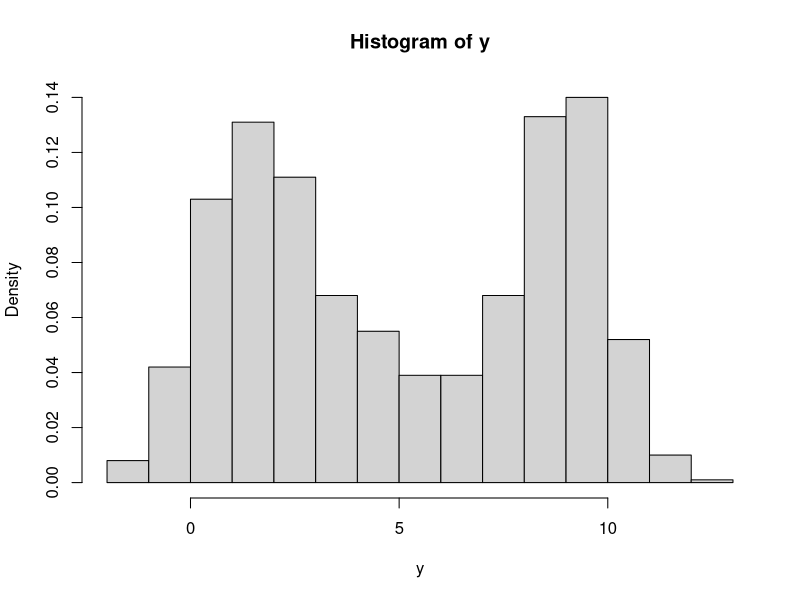
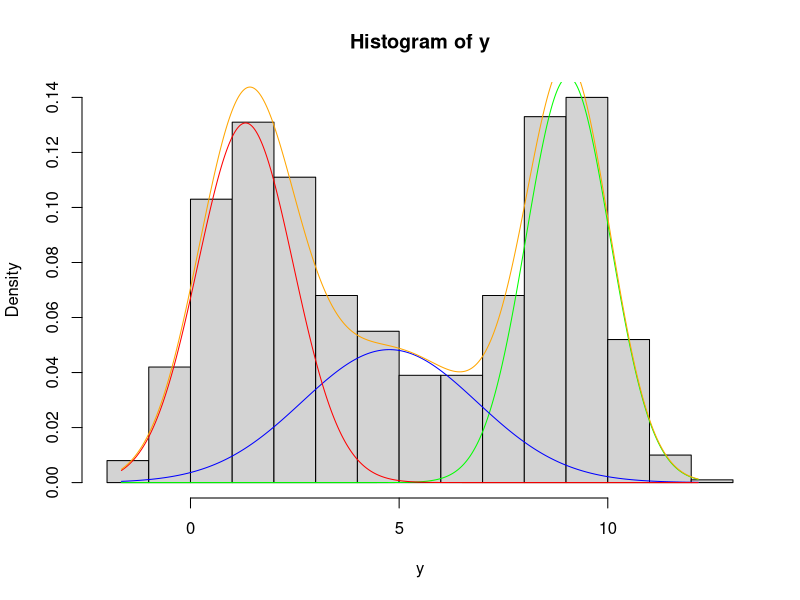

Write R code to recreate these figures, in order.
# # hw4-4 3-D gaussian mixture

# generate data
set.seed(2016)
m <- c(1, 4, 9)
s <- c(1, 2, 1)
pi <- c(0.3, 0.3, 0.4)
k <- 3
n <- 1000


z <- sample(1:k, size=n, prob=pi, replace=TRUE)
y <- numeric(n)
for(i in 1:n) y[i] <- rnorm(1, m[z[i]], s[z[i]])

hist(y, probability = TRUE)

init_m <- c(sample(y, 1), sample(y, 1), sample(y, 1))
init_sd <- sqrt( mean((y- mean(y))^2) )


# m1, m2, m3, s1, s2, s3, p1, p2, p3
th.old <<- c(init_m[1], init_m[2], init_m[3], init_sd, init_sd, init_sd, 0.3, 0.3, 0.4)

iter <<- 1
h <- matrix(data=NA, nrow=n, ncol=k)

for (i in 1:500) {

  # E-step
  p1 <- th.old[7] * dnorm(y, mean=th.old[1], sd=th.old[4])
  p2 <- th.old[8] * dnorm(y, mean=th.old[2], sd=th.old[5])
  p3 <- th.old[9] * dnorm(y, mean=th.old[3], sd=th.old[6])
  
  h[,1] <- p1 / (p1+p2+p3)
  h[,2] <- p2 / (p1+p2+p3)
  h[,3] <- p3 / (p1+p2+p3)
  
  
  # M-step
  h1 <- sum(h[,1])
  h2 <- sum(h[,2])
  h3 <- sum(h[,3])
  
  m1_new <- sum(h[,1]*y) / h1
  m2_new <- sum(h[,2]*y) / h2
  m3_new <- sum(h[,3]*y) / h3
  
  v1_new <- sum(h[,1]*(y-m1_new)^2) / h1
  v2_new <- sum(h[,2]*(y-m2_new)^2) / h2
  v3_new <- sum(h[,3]*(y-m3_new)^2) / h3
  
  pi1_new <- h1 / n
  pi2_new <- h2 / n
  pi3_new <- h3 / n
  
  th.new <- c(m1_new, m2_new, m3_new, 
              sqrt(v1_new), sqrt(v2_new), sqrt(v3_new),
              pi1_new, pi2_new, pi3_new)
  
  
  # Stop condition
  if ( sum( abs(1-th.old/th.new)) < 1e-5 ) {
    th.old <<- th.new
    break
  }
  
  print (th.new)
  th.old <<- th.new
  iter <<- iter + 1
}

hist(y, probability = TRUE)

data_x <- seq(min(y), max(y), length=n)
p1 <- th.old[7] * dnorm(data_x, mean=th.old[1], sd=th.old[4])
p2 <- th.old[8] * dnorm(data_x, mean=th.old[2], sd=th.old[5])
p3 <- th.old[9] * dnorm(data_x, mean=th.old[3], sd=th.old[6])
y_ <- p1+p2+p3

lines(data_x, p1, col="green")
lines(data_x, p2, col="blue")
lines(data_x, p3, col="red")
lines(data_x, y_, col="orange")